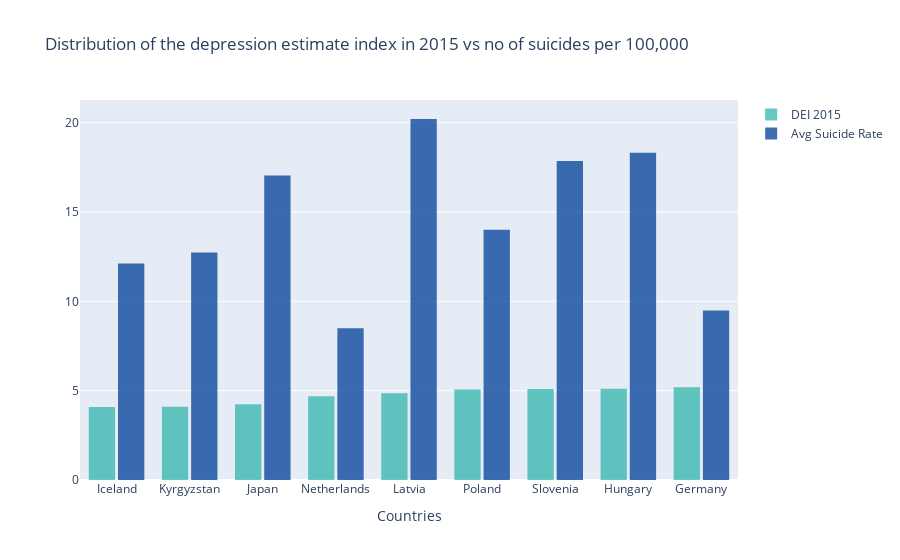

Notebook code cell kept with this figure:
### Markdown cell above
The relationship between the depression estimate index in 2015 and the number of suicides per 100,000 population

### Code cell
df=df.sort_values('Dep_Num_2015',ascending=True)
fig4=go.Figure()
fig4.add_trace(go.Histogram(x=df['Country_Name'],y=df['Dep_Num_2015'],histfunc='avg',name='DEI 2015',marker_color='#32b6ad'))
fig4.add_trace(go.Histogram(x=df['Country_Name'],y=df['Suicide_p100'],histfunc='avg',name='Avg Suicide Rate',marker_color='#003e96'))
fig4.update_layout(
    title_text='Distribution of the depression estimate index in 2015 vs no of suicides per 100,000', # title of plot
    xaxis_title_text='Countries', # xaxis label
    #yaxis_title_text='Index value', # yaxis label
    bargap=0.2, # gap between bars of adjacent location coordinates
    bargroupgap=0.1 # gap between bars of the same location coordinates
    )
fig4.update_traces(opacity=0.75)
fig4.show()

r, p = sp.stats.pearsonr(df['Suicide_p100'], df['Dep_Num_2015']) #scipy correlation calculated using pearson's r
print(r, p)

### Figure 1 — Plotly figure (JSON) as saved in the notebook; plotly's stock layout.template omitted (floating-point values rounded to 4 significant figures; data arrays with more than 128 entries replaced by an {"elided": "..."} marker saying what was removed)
{"data": [{"histfunc": "avg", "marker": {"color": "#32b6ad"}, "name": "DEI 2015", "opacity": 0.75, "type": "histogram", "x": {"elided": "180 str values"}, "y": {"elided": "180 float values"}}, {"histfunc": "avg", "marker": {"color": "#003e96"}, "name": "Avg Suicide Rate", "opacity": 0.75, "type": "histogram", "x": {"elided": "180 str values"}, "y": {"elided": "180 float values"}}], "layout": {"bargap": 0.2, "bargroupgap": 0.1, "title": {"text": "Distribution of the depression estimate index in 2015 vs no of suicides per 100,000"}, "xaxis": {"title": {"text": "Countries"}}}}
